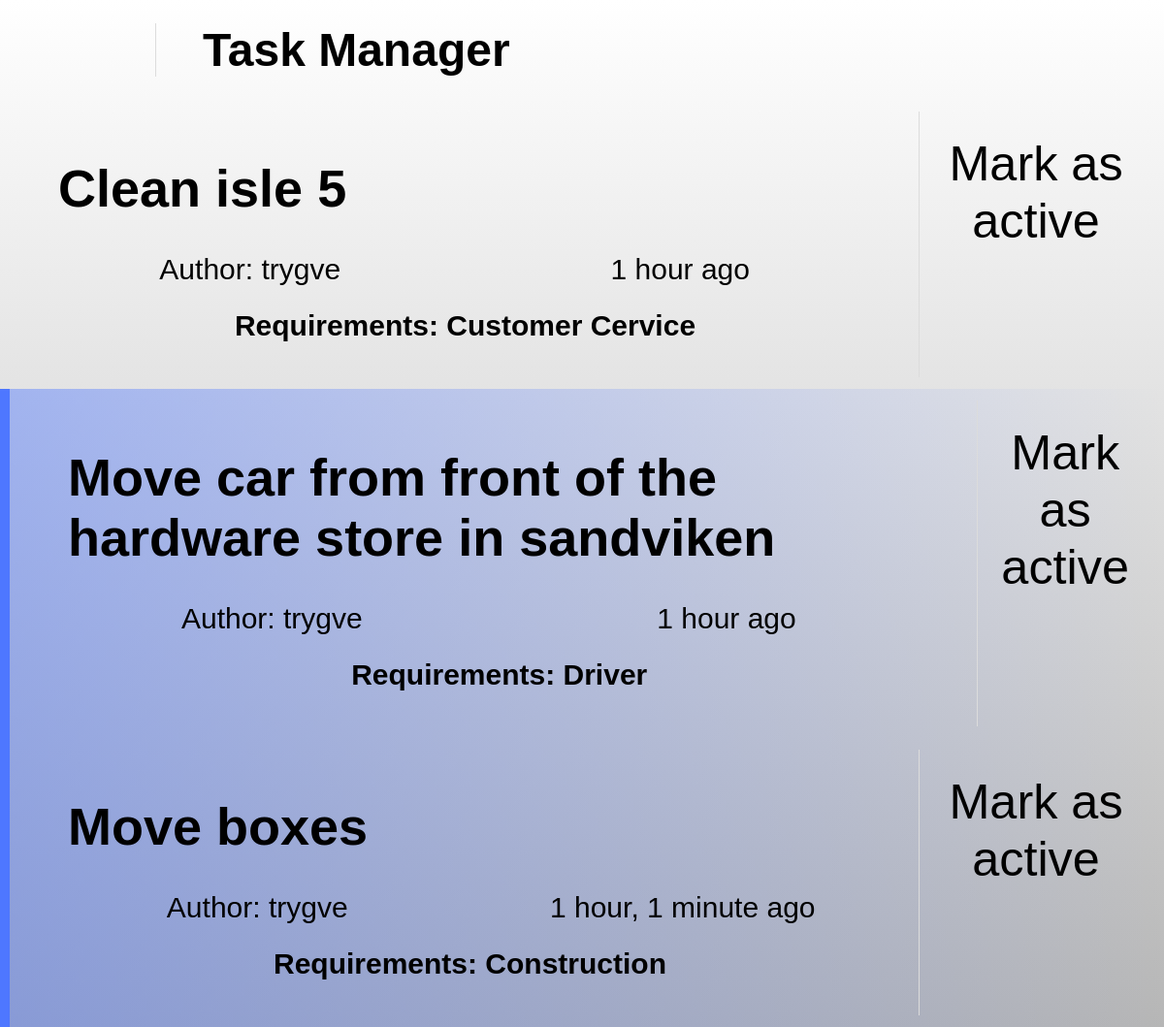
The page / on the database its author committed.
### task_manager/models.py (models this page shows, shortened)
class Posts(Model):
    general_description = CharField(max_length=250)
    is_completed = BooleanField()
    is_important = BooleanField()
    datetime_posted = DateTimeField(default=timezone.now)
    expertise = ForeignKey(UserGroup, on_delete=CASCADE)
    author = ForeignKey(User, on_delete=CASCADE)
    is_inprogress = BooleanField(null=True)

class UserGroup(Model):
    group_details = TextField()
    def __str__(self):
        return self.group_details

### task_manager/views.py (the view)
# urls.py: path('', PostListView.as_view(), name="main-page"),
class PostListView(ListView):
    model = Posts
    template_name = 'task_manager/main_page.html'
    context_object_name = 'tasks'
    ordering = ['-datetime_posted']

### task_manager/templates/task_manager/main_page.html
{% extends 'task_manager/base.html' %}
{% block content %}
    {% if tasks %}
        <div class="posts">
            {% for task in tasks %}
                {% if task.is_completed == False %}
                    <div class="post {% if task.is_important %} important {% endif %}">
                        <div class="content post-element">
                            <h1 class="header">{{task.general_description}}</h1>
                            <p class="author small-element">Author: {{task.author}}</p>
                            <p class="time-stamp small-element">{{task.datetime_posted|timesince}} ago</p>
                            <p class="expertise small-element">Requirements: {{task.expertise}}</p>
                        </div>
                        <a href="{% url 'posts-detail' task.id %}"><button class="activate post-element">Mark as active</button></a>
                    </div>
                {% endif %}
            {% endfor %}
        </div>
    {% endif %}
{% endblock %}

### task_manager/static/task_manager/style.css (style rules this page uses)
* { margin: 0; padding: 0; font-family: Arial, Helvetica, sans-serif; border: 0; background-color: inherit; }
body { background-image: linear-gradient(#ffffff, #b6b6b6); }
.important { border-left: 10px solid #4e77ff; background-image: linear-gradient(90deg, #4e77ff70, #c8d5ff00); }
.header { font-size: 4.5vw; padding: 2vw; text-align: left; }
.post { display:flex; flex-direction: row; padding: 1vw; }
.post-element { padding: 2vw; background-color: transparent; }
.small-element { font-size: 2.5vw; padding: 1vw; }
.expertise { font-weight: 600; }
.content { flex-grow: 2; text-align: center; border-right: 1px solid gainsboro; display: grid; grid-template-columns: 1fr 1fr; }
.header { grid-column-start: 1; grid-column-end: 3; }
.expertise { grid-column-start: 1; grid-column-end: 3; text-align: center; }
.activate { max-width: 20vw; font-size: 4.2vw; flex-shrink: 2; }

### rows shown on the page
Posts: general_description "Clean isle 5", author "trygve", datetime_posted "1 hour", expertise "Customer Cervice"
Posts: general_description "Move car from front of the hardware store in sandviken", author "trygve", datetime_posted "1 hour", expertise "Driver"
Posts: general_description "Move boxes", author "trygve", datetime_posted "1 hour, 1 minute", expertise "Construction"
